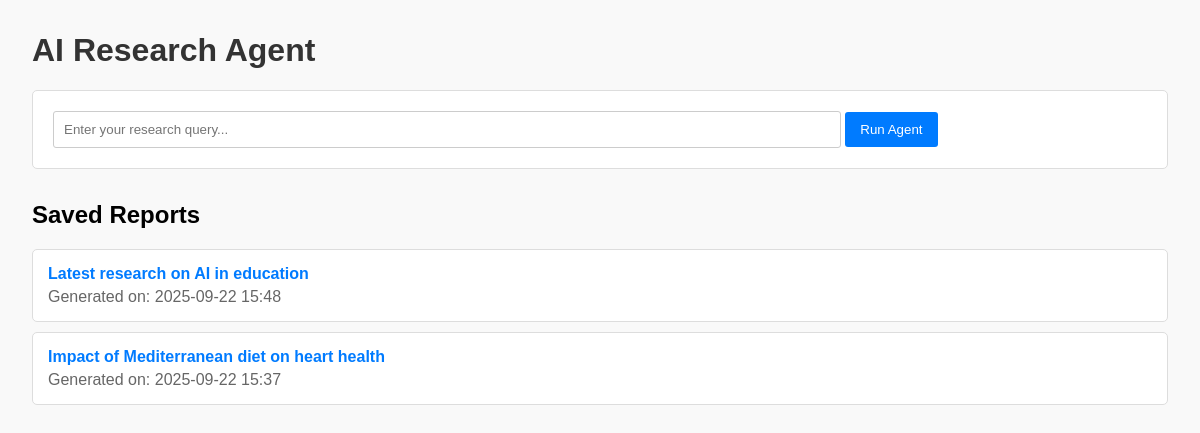
The page / on the database its author committed.
### app.py (models this page shows)
class Report(Base):
    __tablename__ = "reports"
    id = Column(Integer, primary_key=True, index=True)
    query = Column(String, index=True)
    report_content = Column(Text)
    sources = Column(Text)
    timestamp = Column(DateTime, default=datetime.utcnow)

### app.py (the view)
@app.route("/")
def index():
    db = SessionLocal()
    reports = db.query(Report).order_by(Report.timestamp.desc()).all()
    db.close()
    return render_template("index.html", reports=reports)

### templates/index.html (shortened to what this page needs)
<!DOCTYPE html>
<html lang="en">
<head>
</head>
<body>
    <h1>AI Research Agent</h1>
    <div class="form-container">
        <form action="/run" method="post">
            <input type="text" name="query" placeholder="Enter your research query..." required>
            <button type="submit">Run Agent</button>
        </form>
    </div>
    <h2>Saved Reports</h2>
    <ul class="report-list">
        {% for report in reports %}
        <li class="report-item">
            <a href="{{ url_for('report', report_id=report.id) }}">{{ report.query }}</a>
            <p>Generated on: {{ report.timestamp.strftime('%Y-%m-%d %H:%M') }}</p>
        </li>
        {% else %}
        <li>No reports found. Run a new query to generate one.</li>
        {% endfor %}
    </ul>
</body>
</html>

### templates/index.html (style rules this page uses)
body { font-family: sans-serif; margin: 2em; background-color: #f9f9f9; }
h1 { color: #333; }
.form-container { background-color: #fff; padding: 20px; border: 1px solid #ddd; border-radius: 5px; margin-bottom: 2em; }
input[type="text"] { width: 70%; padding: 10px; border: 1px solid #ccc; border-radius: 3px; }
button { padding: 10px 15px; background-color: #007bff; color: white; border: none; border-radius: 3px; cursor: pointer; }
.report-list { list-style: none; padding: 0; }
.report-item { background-color: #fff; border: 1px solid #ddd; border-radius: 5px; margin-bottom: 10px; padding: 15px; }
.report-item a { text-decoration: none; color: #007bff; font-weight: bold; }
.report-item p { color: #666; margin: 5px 0 0; }

### rows shown on the page
Report: query "Latest research on AI in education", timestamp "2025-09-22 15:48"
Report: query "Impact of Mediterranean diet on heart health", timestamp "2025-09-22 15:37"
